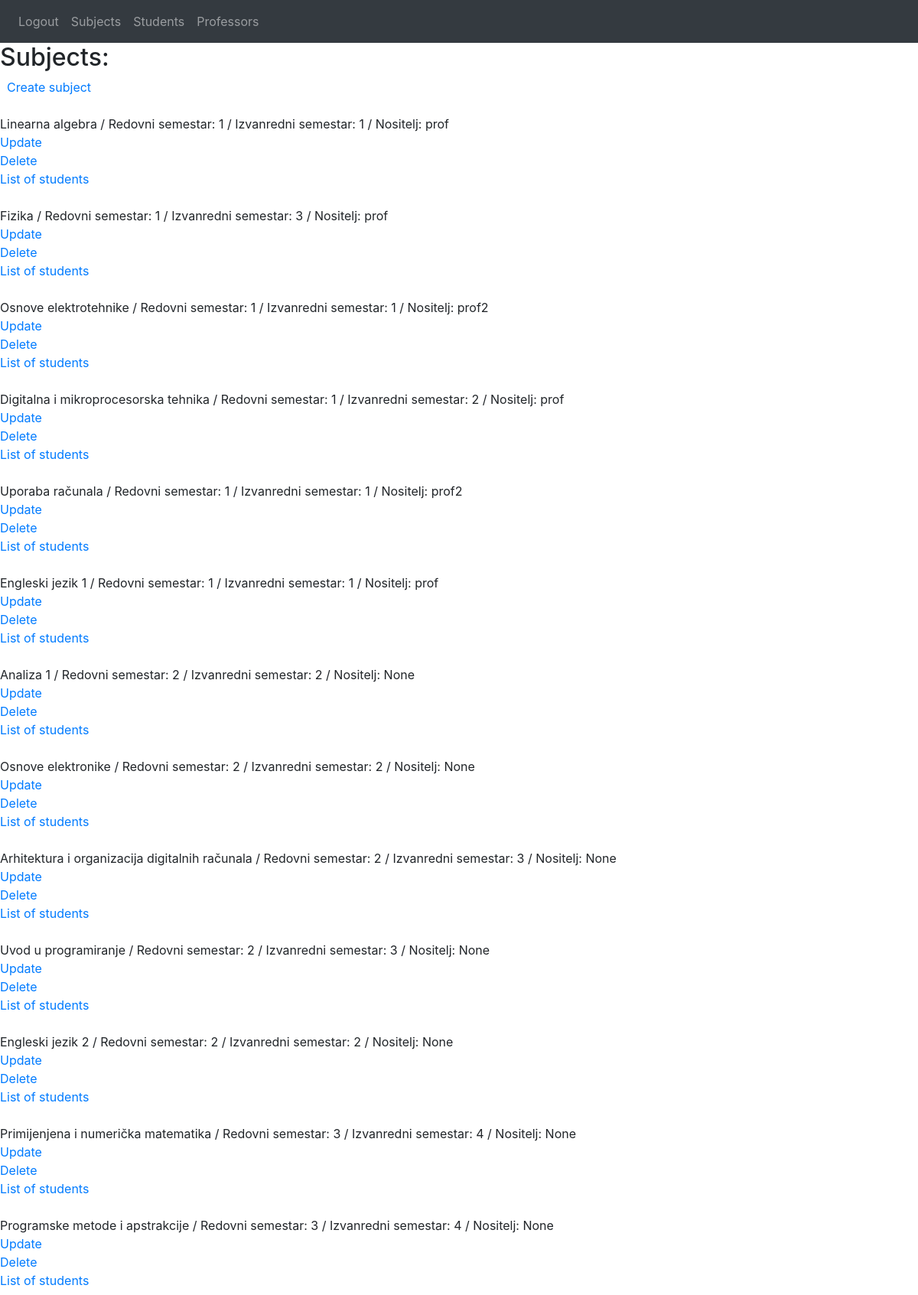
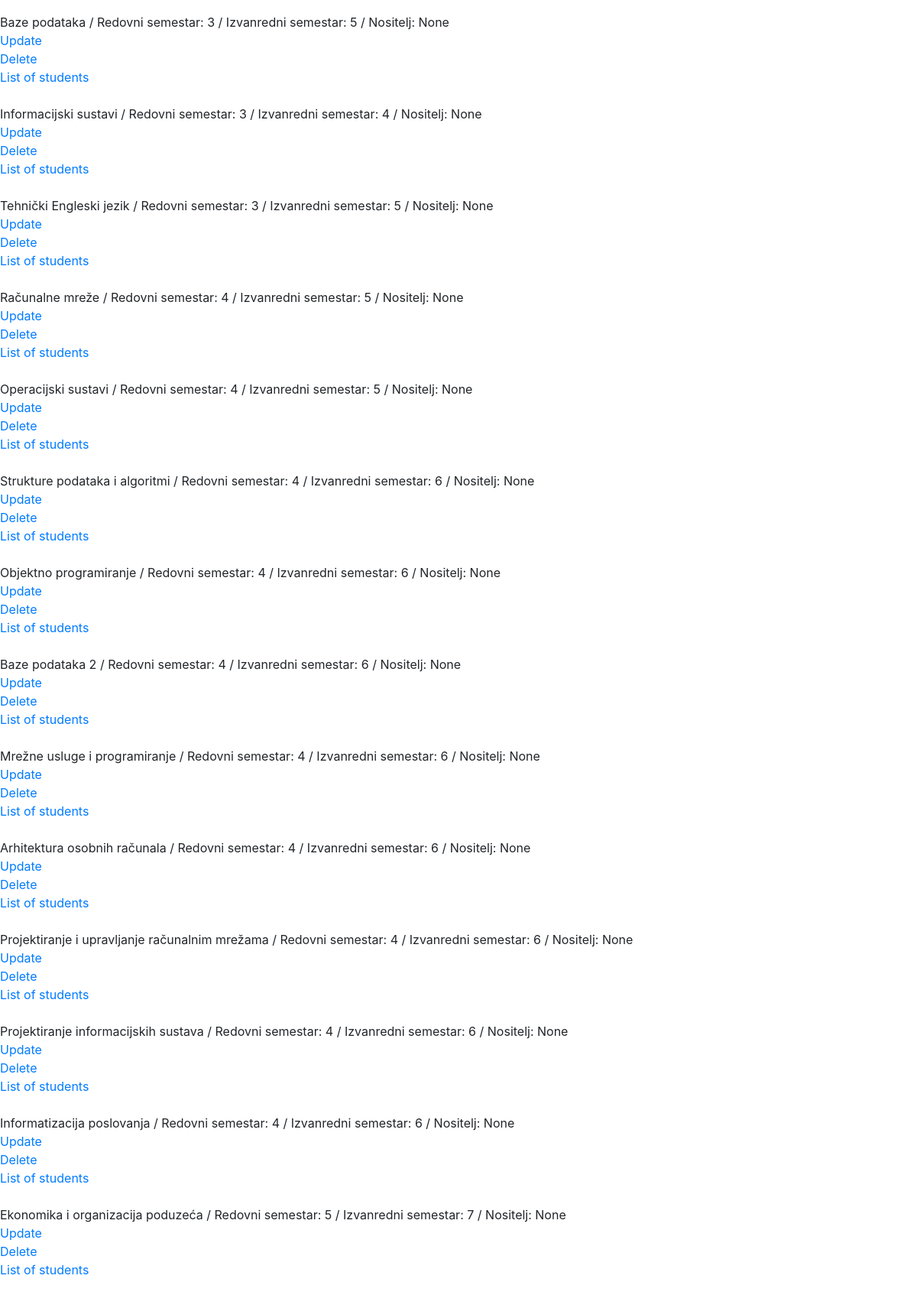
Screenshot of /subjects/ (signed in, upper part) with the database file from the repository (2 pictures, top to bottom).
### app/models.py (models this page shows, shortened)
class Predmet(models.Model):
    IZBORNI = (('Da', 'da'), ('Ne', 'ne'))
    ime = models.CharField(max_length=50)
    kod = models.CharField(max_length=50)
    program = models.CharField(max_length=50)
    ects = models.IntegerField()
    sem_red = models.IntegerField()
    sem_izv = models.IntegerField()
    izborni = models.CharField(max_length=50, choices=IZBORNI)
    nositelj = models.ForeignKey(Korisnik, on_delete=models.SET_NULL, null=True)
    def get_absolute_url(self):
        return f"/subjects/{self.id}/"

class Korisnik(AbstractUser):
    STATUS = (('none', 'None'), ('izv', 'izvanredni student'), ('red', 'redovni student'))
    uloga = models.ForeignKey(Uloge, on_delete=models.SET_NULL, null=True)
    status = models.CharField(max_length=50, choices=STATUS)
    def __str__(self):
        return self.username

### app/views.py (the view)
# urls.py: path('subjects/', views.subjects, name='subjects'),
@login_required(login_url='login')
def subjects(request):
    if str(request.user.uloga) == 'ADMIN' or str(request.user.uloga) == 'PROFESOR':
        subjects = Predmet.objects.all()
        content = {
            "subjects" : subjects,
        }
        return render(request, 'subjects.html', {'content' : content})

### app/models.py (called while the page is built)
    def __str__(self):
        return self.uloga

### app/templates/subjects.html (shortened to what this page needs)
{% extends 'base.html' %}
{% block content %}
<h2>Subjects: </h2>
{% if request.user.uloga|lower == 'admin' %}
<a href="../create_subject">Create subject</a><br><br>
    {% for subject in content.subjects %}
        {{ subject.ime }} / Redovni semestar: {{ subject.sem_red }} / Izvanredni semestar: {{ subject.sem_izv }} / Nositelj: {{ subject.nositelj }}
        <br>
        <a href="{{ subject.get_absolute_url }}update_subject">Update</a><br>
        <a href="{{ subject.get_absolute_url }}delete_confirmation">Delete</a><br>
        <a href="{{ subject.id }}">List of students</a><br>
        <br>
    {% endfor %}
{% endif %}
{% endblock %}

### app/templates/base.html (shortened to what this page needs)
{% load static %}
<!DOCTYPE html>
<html>
    <head>
        <link rel="stylesheet" href="https://cdn.jsdelivr.net/npm/bootstrap@4.0.0/dist/css/bootstrap.min.css">
    </head>
    <body>
        <nav class="navbar navbar-expand-lg navbar-dark bg-dark">
            <div class="collapse navbar-collapse" id="navbarSupportedContent">
                <ul class="navbar-nav mr-auto">
                    <li class="nav-item"> <a class="nav-link" href="/logout"> Logout </a> </li>
                    {% if request.user.uloga|lower == 'admin' %}
                        <li class="nav-item"><a class="nav-link" href="/subjects"> Subjects </a></li>
                        <li class="nav-item"><a class="nav-link" href="/students"> Students </a></li>
                        <li class="nav-item"><a class="nav-link" href="/professors"> Professors </a></li>
                    {% elif request.user.uloga|lower == 'profesor' %}
                        <li class="nav-item"><a class="nav-link" href="/subjects"> Subjects </a></li>
                    {% endif %}
                </ul>
            </div>
        </nav>
        <div>
            {% block content %}
            {% endblock %}
        </div>
    </body>
</html>

### rows the page displays
Predmet: ime "Linearna algebra", sem_red "1", sem_izv "1", nositelj "prof"
Predmet: ime "Fizika", sem_red "1", sem_izv "3", nositelj "prof"
Predmet: ime "Osnove elektrotehnike", sem_red "1", sem_izv "1", nositelj "prof2"
Predmet: ime "Digitalna i mikroprocesorska tehnika", sem_red "1", sem_izv "2", nositelj "prof"
Predmet: ime "Uporaba računala", sem_red "1", sem_izv "1", nositelj "prof2"
Predmet: ime "Engleski jezik 1", sem_red "1", sem_izv "1", nositelj "prof"
Predmet: ime "Analiza 1", sem_red "2", sem_izv "2", nositelj "None"
Predmet: ime "Osnove elektronike", sem_red "2", sem_izv "2", nositelj "None"
Predmet: ime "Arhitektura i organizacija digitalnih računala", sem_red "2", sem_izv "3", nositelj "None"
Predmet: ime "Uvod u programiranje", sem_red "2", sem_izv "3", nositelj "None"
Predmet: ime "Engleski jezik 2", sem_red "2", sem_izv "2", nositelj "None"
Predmet: ime "Primijenjena i numerička matematika", sem_red "3", sem_izv "4", nositelj "None"
Predmet: ime "Programske metode i apstrakcije", sem_red "3", sem_izv "4", nositelj "None"
Predmet: ime "Baze podataka", sem_red "3", sem_izv "5", nositelj "None"
Predmet: ime "Informacijski sustavi", sem_red "3", sem_izv "4", nositelj "None"
Predmet: ime "Tehnički Engleski jezik", sem_red "3", sem_izv "5", nositelj "None"
Predmet: ime "Računalne mreže", sem_red "4", sem_izv "5", nositelj "None"
Predmet: ime "Operacijski sustavi", sem_red "4", sem_izv "5", nositelj "None"
Predmet: ime "Strukture podataka i algoritmi", sem_red "4", sem_izv "6", nositelj "None"
Predmet: ime "Objektno programiranje", sem_red "4", sem_izv "6", nositelj "None"
Predmet: ime "Baze podataka 2", sem_red "4", sem_izv "6", nositelj "None"
Predmet: ime "Mrežne usluge i programiranje", sem_red "4", sem_izv "6", nositelj "None"
Predmet: ime "Arhitektura osobnih računala", sem_red "4", sem_izv "6", nositelj "None"
Predmet: ime "Projektiranje i upravljanje računalnim mrežama", sem_red "4", sem_izv "6", nositelj "None"
Predmet: ime "Projektiranje informacijskih sustava", sem_red "4", sem_izv "6", nositelj "None"
Predmet: ime "Informatizacija poslovanja", sem_red "4", sem_izv "6", nositelj "None"
Predmet: ime "Ekonomika i organizacija poduzeća", sem_red "5", sem_izv "7", nositelj "None"
